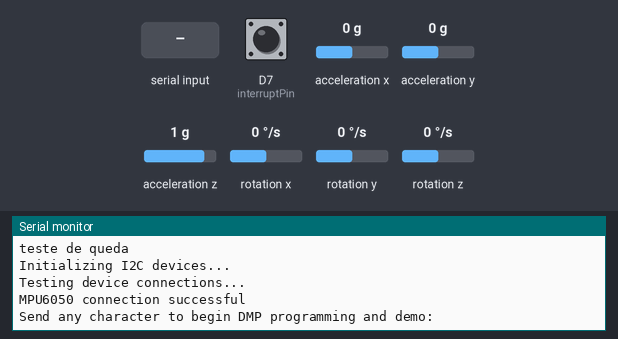
The sketch below on a simulated ESP8266 (NodeMCU). Parts: the last lines printed to the serial monitor. The inputs (shaded band) are chosen by the test bench; at power-on: acceleration x 0 g, acceleration y 0 g, acceleration z 1 g, rotation z 0 °/s, D7 (interruptPin) HIGH, rotation x 0 °/s, rotation y 0 °/s. WiFi joins after 1.5 s; servers stay silent unless stated; the sensor or clock chip raises its interrupt line as the real part does; no MQTT or app messages arrive unless stated.

Above: at 2.3 s.
2.4 s: "1\n" received over Serial
At 3.5 s:
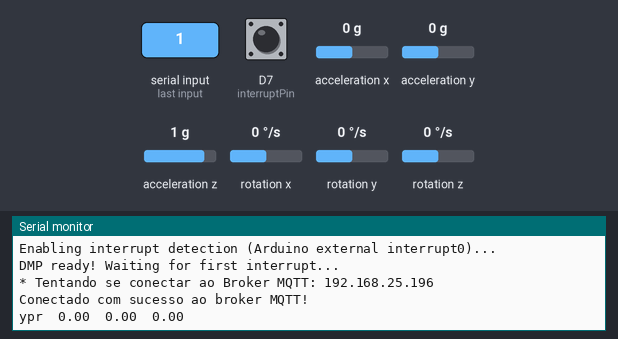
4.4 s: acceleration x set to -1.4 g
At 5.2 s:
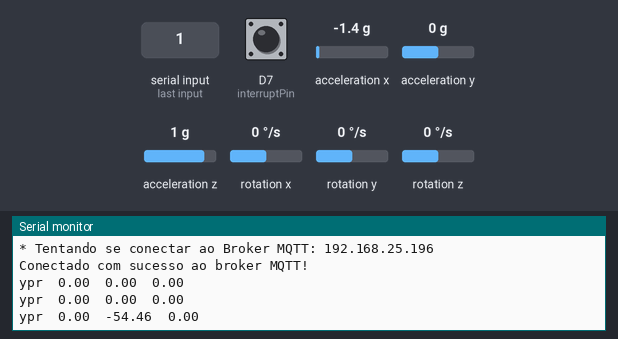
5.9 s: acceleration y set to -1.4 g
At 6.6 s:
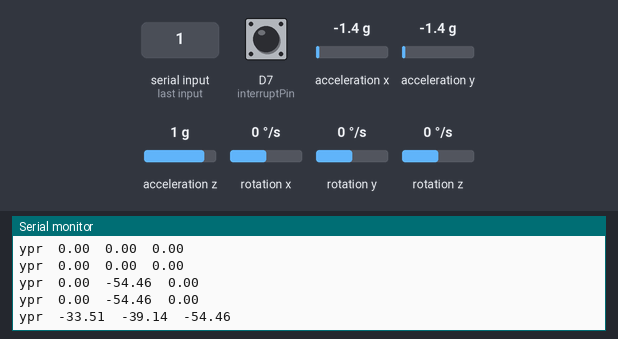
7.4 s: acceleration z set to -1.4 g
At 8.0 s:
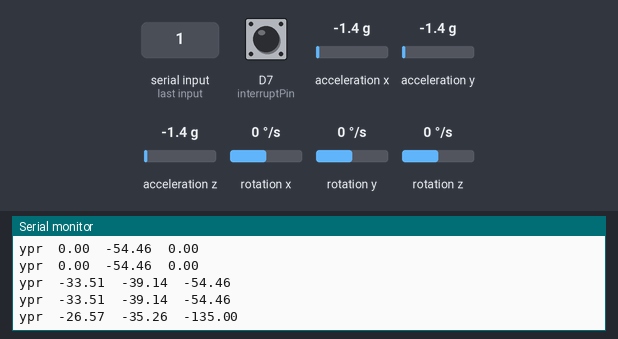
8.9 s: rotation z set to -192 °/s
At 9.4 s:
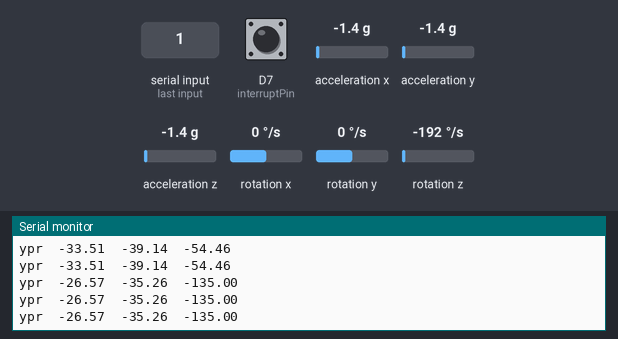
Timing chart, 0 to 11.4 s (numbered marks = the images above; inputs shaded):
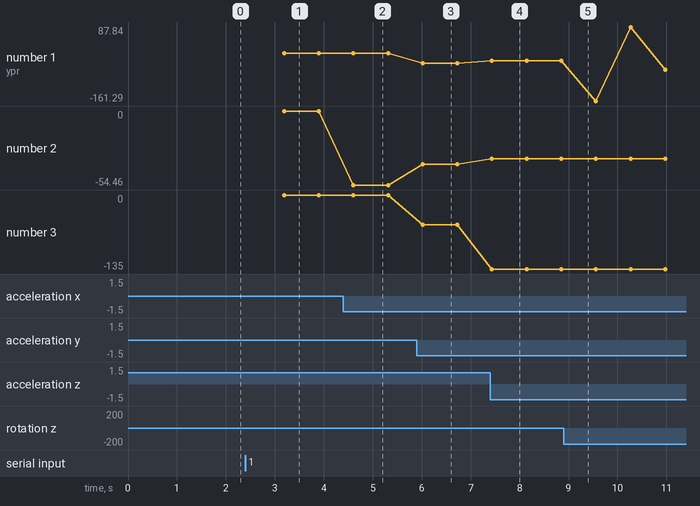

Measured:
- after the input at 2.4 s, the serial monitor: prints a new line at once (image 1)
- after the input at 4.4 s, the serial monitor: prints a new line after 0.20 s (image 2)
- after the input at 5.9 s, the serial monitor: prints a new line after 0.12 s (image 3)
- after the input at 7.4 s, the serial monitor: prints a new line at once (image 4)
- plotted number 1: 0 → -33.51 after the input at 5.9 s, -33.51 → -26.57 after the input at 7.4 s, -26.57 → -55.47 after the input at 8.9 s
- plotted number 2: 0 → -54.46 after the input at 4.4 s, -54.46 → -39.14 after the input at 5.9 s, -39.14 → -35.26 after the input at 7.4 s
- plotted number 3: -54.46 → -135 after the input at 7.4 s

The sketch:

Nodemcu_Mqtt_Http.ino
```cpp
#include <ESP8266WiFi.h>  //essa biblioteca já vem com a IDE. Portanto, não é preciso baixar nenhuma biblioteca adicional
#include <PubSubClient.h> // Importa a Biblioteca PubSubClient
#include <Arduino.h>
#include <ArduinoHttpClient.h>

#include "I2Cdev.h"
#include "MPU6050_6Axis_MotionApps20.h"
#if I2CDEV_IMPLEMENTATION == I2CDEV_ARDUINO_WIRE
#include "Wire.h"
#endif

//defines
#define SSID_REDE     "GVT-EAB8"  //coloque aqui o nome da rede que se deseja conectar
#define SENHA_REDE    "0062204722"  //coloque aqui a senha da rede que se deseja conectar
#define INTERVALO_ENVIO_MQTT        10000  //intervalo entre envios de dados via MQTT (em ms)
//defines de id mqtt e tópicos para publicação e subscribe
#define TOPICO_SUBSCRIBE "teste"     //tópico MQTT de escuta
#define TOPICO_PUBLISH   "teste"    //tópico MQTT de envio de informações para Broker
//IMPORTANTE: recomendamos fortemente alterar os nomes
//            desses tópicos. Caso contrário, há grandes
//            chances de você controlar e monitorar o NodeMCU
//            de outra pessoa.
#define ID_MQTT  "192.168.25.196"     //id mqtt (para identificação de sessão)
//IMPORTANTE: este deve ser único no broker (ou seja,
//            se um client MQTT tentar entrar com o mesmo
//            id de outro já conectado ao broker, o broker
//            irá fechar a conexão de um deles).

MPU6050 mpu;
#define OUTPUT_READABLE_ACCELGYRO
#define OUTPUT_READABLE_YAWPITCHROLL

//constantes e variáveis globais
const char* BROKER_MQTT = "192.168.25.196"; //URL do broker MQTT que se deseja utilizar
int BROKER_PORT = 1515;                      // Porta do Broker MQTT
long lastConnectionTime;
long lastMQTTSendTime;
WiFiClient client;
WiFiClient clientMQTT;
PubSubClient MQTT(clientMQTT); // Instancia o Cliente MQTT passando o objeto clientMQTT
const char* server = "192.168.25.196"; // Endereço IP do Servidor

const int sda_pin = D5; // definição do pino I2C SDA
const int scl_pin = D6; // definição do pino I2C SCL
bool dmpReady = false; // set true if DMP init was successful
uint8_t mpuIntStatus; // holds actual interrupt status byte from MPU
uint8_t devStatus; // return status after each device operation (0 = success, !0 =error)
uint16_t packetSize; // expected DMP packet size (default is 42 bytes)
uint16_t fifoCount; // count of all bytes currently in FIFO
uint8_t fifoBuffer[64]; // FIFO storage buffer

Quaternion q; // [w, x, y, z] quaternion container
VectorFloat gravity; // [x, y, z] gravity vector
float euler[3]; // [psi, theta, phi] Euler angle container
float ypr[3]; // [yaw, pitch, roll] yaw/pitch/roll container and gravityvecto

// ===========================================================================
//  VARIAVEIS DO ALGORITMO DE QUEDA
// ===========================================================================
// Definições de variáveis para o Reconhecimento da Queda
float angulo1;
float angulo2;
int cont = 0;
float delta = 0;

// ===========================================================================
// INTERRUPT DETECTION ROUTINE
// ===========================================================================
const byte interruptPin = D7; // retirado de tutorial sobre interrupções noNodeMCU
volatile byte interruptCounter = 0;
volatile bool mpuInterrupt = false; // indicates whether MPU interrupt pin has gonehigh
void dmpDataReady() {
  mpuInterrupt = true;
  interruptCounter++;
}


//prototypes
void initWiFi(void);
void initMQTT(void);
void reconectWiFi(void);
void mqtt_callback(char* topic, byte* payload, unsigned int length);
void VerificaConexoesWiFIEMQTT(void);

/*
   Implementações
*/

//Função: inicializa e conecta-se na rede WI-FI desejada
//Parâmetros: nenhum
//Retorno: nenhum
void initWiFi()
{
  delay(10);
  Serial.println("------Conexao WI-FI------");
  Serial.print("Conectando-se na rede: ");
  Serial.println(SSID_REDE);
  Serial.println("Aguarde");

  reconectWiFi();
}

//Função: inicializa parâmetros de conexão MQTT(endereço do
//        broker, porta e seta função de callback)
//Parâmetros: nenhum
//Retorno: nenhum
void initMQTT()
{
  MQTT.setServer(BROKER_MQTT, BROKER_PORT);   //informa qual broker e porta deve ser conectado
  MQTT.setCallback(mqtt_callback);            //atribui função de callback (função chamada quando qualquer informação de um dos tópicos subescritos chega)
}

//Função: função de callback
//        esta função é chamada toda vez que uma informação de
//        um dos tópicos subescritos chega)
//Parâmetros: nenhum
//Retorno: nenhum
void mqtt_callback(char* topic, byte* payload, unsigned int length)
{

}

//Função: reconecta-se ao broker MQTT (caso ainda não esteja conectado ou em caso de a conexão cair)
//        em caso de sucesso na conexão ou reconexão, o subscribe dos tópicos é refeito.
//Parâmetros: nenhum
//Retorno: nenhum
void reconnectMQTT()
{
  while (!MQTT.connected())
  {
    Serial.print("* Tentando se conectar ao Broker MQTT: ");
    Serial.println(BROKER_MQTT);
    if (MQTT.connect(ID_MQTT))
    {
      Serial.println("Conectado com sucesso ao broker MQTT!");
      MQTT.subscribe(TOPICO_SUBSCRIBE);
    }
    else
    {
      Serial.println("Falha ao reconectar no broker.");
      Serial.println("Havera nova tentatica de conexao em 2s");
      delay(2000);
    }
  }
}

//Função: reconecta-se ao WiFi
//Parâmetros: nenhum
//Retorno: nenhum
void reconectWiFi()
{
  //se já está conectado a rede WI-FI, nada é feito.
  //Caso contrário, são efetuadas tentativas de conexão
  if (WiFi.status() == WL_CONNECTED)
    return;

  WiFi.begin(SSID_REDE, SENHA_REDE); // Conecta na rede WI-FI

  while (WiFi.status() != WL_CONNECTED)
  {
    delay(100);
    Serial.print(".");
  }

  Serial.println();
  Serial.print("Conectado com sucesso na rede ");
  Serial.print(SSID_REDE);
  Serial.println("IP obtido: ");
  Serial.println(WiFi.localIP());
}

//Função: verifica o estado das conexões WiFI e ao broker MQTT.
//        Em caso de desconexão (qualquer uma das duas), a conexão
//        é refeita.
//Parâmetros: nenhum
//Retorno: nenhum
void VerificaConexoesWiFIEMQTT(void)
{
  if (!MQTT.connected())
    reconnectMQTT(); //se não há conexão com o Broker, a conexão é refeita

  reconectWiFi(); //se não há conexão com o WiFI, a conexão é refeita
}

void setup()
{

  pinMode(interruptPin, INPUT_PULLUP);
  Wire.begin(sda_pin, scl_pin);
  Serial.begin(38400);
  lastConnectionTime = 0;
  lastMQTTSendTime = 0;
  initWiFi();
  initMQTT();
  Serial.println("teste de queda"); Serial.println("Initializing I2C devices...");
  mpu.initialize();
  Serial.println("Testing device connections...");
  Serial.println(mpu.testConnection() ? "MPU6050 connection successful" : "MPU6050connection failed");
  Serial.println(F("\nSend any character to begin DMP programming and demo: "));
  while (Serial.available() && Serial.read()); // empty buffer
  while (!Serial.available()); // wait for data
  while (Serial.available() && Serial.read()); // empty buffer again
  Serial.println(F("Initializing DMP..."));
  devStatus = mpu.dmpInitialize();

  mpu.setXGyroOffset(33);
  mpu.setYGyroOffset(4);
  mpu.setZGyroOffset(30);
  mpu.setXAccelOffset(-3919);
  mpu.setYAccelOffset(1885);
  mpu.setZAccelOffset(3714);


  if (devStatus == 0) {

    Serial.println(F("Enabling DMP..."));
    mpu.setDMPEnabled(true);
    Serial.println(F("Enabling interrupt detection (Arduino external interrupt0)..."));
    attachInterrupt(digitalPinToInterrupt(interruptPin), dmpDataReady, RISING);
    mpuIntStatus = mpu.getIntStatus();
    Serial.println(F("DMP ready! Waiting for first interrupt..."));
    dmpReady = true;
    packetSize = mpu.dmpGetFIFOPacketSize();
  }
  else {
    Serial.print(F("DMP Initialization failed (code "));
    Serial.print(devStatus);
    Serial.println(F(")"));
  }

}

//loop principal
void loop()
{
  char MsgUmidadeMQTT[50];
  VerificaConexoesWiFIEMQTT();

  WiFiClient client;
  if (!client.connect(server, 80)) {
    Serial.println("Erro - Não foi possível conectar ao servidor!");
  }
  //A conexão foi estabelecida com o servidor!
  else {
    if (!dmpReady) return;
    // wait for MPU interrupt or extra packet(s) available
    while (!mpuInterrupt && fifoCount < packetSize) { }
    // reset interrupt flag and get INT_STATUS byte
    mpuInterrupt = false;
    mpuIntStatus = mpu.getIntStatus();
    fifoCount = mpu.getFIFOCount();
    if ((mpuIntStatus & 0x10) || fifoCount == 1024) {
      mpu.resetFIFO();
    } else if (mpuIntStatus & 0x02) {
      while (fifoCount < packetSize) fifoCount = mpu.getFIFOCount();
      mpu.getFIFOBytes(fifoBuffer, packetSize);
      fifoCount -= packetSize;
#ifdef OUTPUT_READABLE_YAWPITCHROLL
      mpu.dmpGetQuaternion(&q, fifoBuffer);
      mpu.dmpGetGravity(&gravity, &q);
      mpu.dmpGetYawPitchRoll(ypr, &q, &gravity);
      Serial.print("ypr\t");
      Serial.print(ypr[0] * 180 / M_PI);
      Serial.print("\t");
      Serial.print(ypr[1] * 180 / M_PI);
      Serial.print("\t");
      Serial.print(ypr[2] * 180 / M_PI);

      if (cont == 0) {

        angulo1 = ypr[1] * 180 / M_PI;
        cont++;
      }
      else {
        angulo2 = ypr[1] * 180 / M_PI;
        delta = angulo1 - angulo2;
        if (delta > 15) {
          Serial.print("\t");
          Serial.print(angulo1);
          Serial.print("\t");
          Serial.print(angulo2);
          Serial.print("\t");
          Serial.print(delta);
          Serial.print("\t");
          Serial.println("POSSÍVEL QUEDA !!!");
          sprintf(MsgUmidadeMQTT, "- POSSÍVEL QUEDA !!!");
          MQTT.publish(TOPICO_PUBLISH, MsgUmidadeMQTT);

          //Pega o endereço IP do Nó Sensor
          IPAddress ip = WiFi.localIP();
          String enderecoIP = String(ip[0]) + "." +
                              String(ip[1]) + "." +
                              String(ip[2]) + "." +
                              String(ip[3]);

          //Cria a carga útil (POST)
          String postData = "enderecoIP=";
          postData += enderecoIP;

          //Cria o pacote HTTP
          client.println("POST /EnviarEmailBanco.php HTTP/1.1");
          client.println("Host: 192.168.25.5");
          client.println("Cache-Control: no-cache");
          client.println("Content-Type: application/x-www-form-urlencoded");
          client.print("Content-Length: ");
          client.println(postData.length());
          client.println();
          client.println(postData);
        }
        cont = 0;
        reconnectMQTT();
      }
      Serial.print("\n");
      mpu.resetFIFO();
      detachInterrupt(interruptPin);
      delay (500);
      attachInterrupt(digitalPinToInterrupt(interruptPin), dmpDataReady, RISING);
#endif
    }
  }
} // fim do else
```
